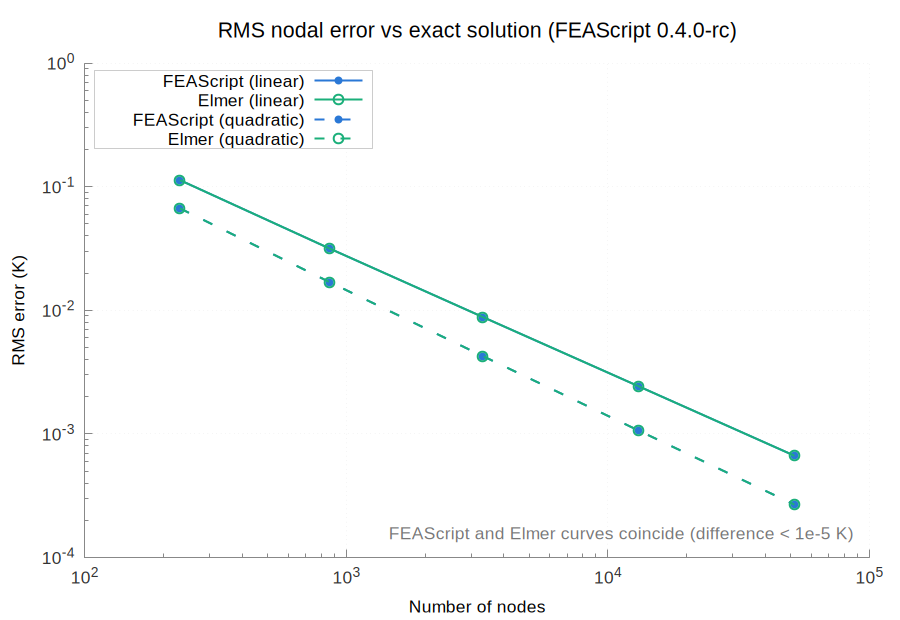

gnuplot code for this plot:
set terminal pngcairo size 900,620 font 'Arial,13'
set border 3 lc rgb '#888888'; set tics nomirror tc rgb '#333333'
set grid lc rgb '#e6e6e6' lw 1; set key top left box lc rgb '#cccccc' opaque
set logscale xy; set format y '10^{%L}'; set format x '10^{%L}'
set output 'accuracy.png'
set title 'RMS nodal error vs exact solution (FEAScript 0.4.0-rc)' font 'Arial,16'
set xlabel 'Number of nodes'
set ylabel 'RMS error (K)'
set label 'FEAScript and Elmer curves coincide (difference < 1e-5 K)' at graph 0.98,0.05 right tc rgb '#777777'
plot 'err_linear_FEAScript.dat' u 1:2 w lp lw 2 dt 1 pt 7 ps 1.0 lc rgb '#2a78d6' t 'FEAScript (linear)', \
     'err_linear_Elmer.dat' u 1:2 w lp lw 2 dt 1 pt 6 ps 1.6 lc rgb '#1baf7a' t 'Elmer (linear)', \
     'err_quadratic_FEAScript.dat' u 1:2 w lp lw 2 dt 2 pt 7 ps 1.0 lc rgb '#2a78d6' t 'FEAScript (quadratic)', \
     'err_quadratic_Elmer.dat' u 1:2 w lp lw 2 dt 2 pt 6 ps 1.6 lc rgb '#1baf7a' t 'Elmer (quadratic)'
